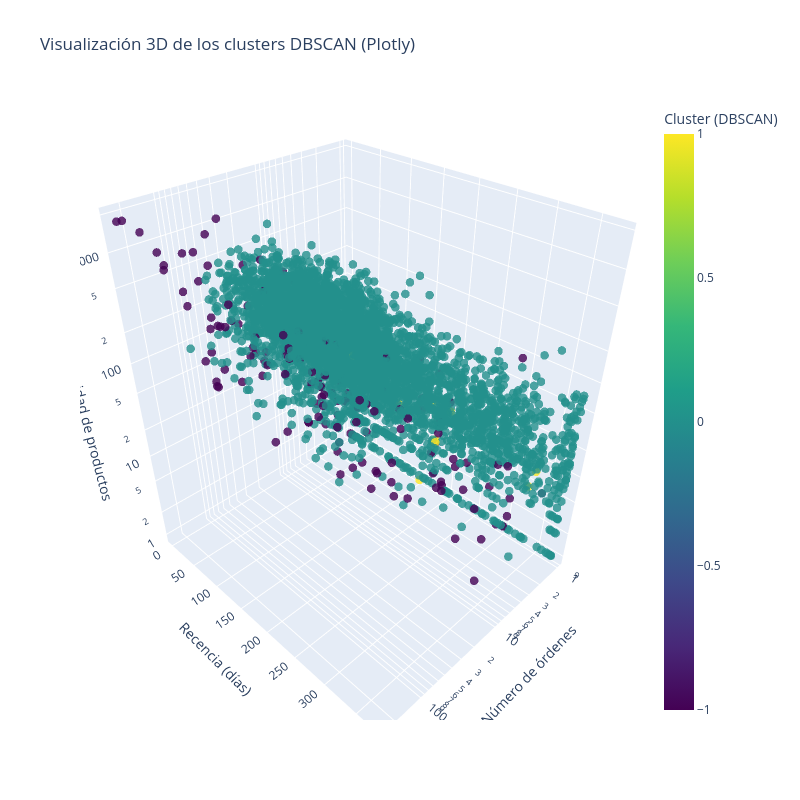

Notebook cell for this chart:
### Markdown cell above
Con eps=0.9, DBSCAN encuentra solo 2 clústeres reales (0 y 1) más el grupo de ruido (-1): 4,166 clientes en el clúster 0, 10 en el clúster 1, y 143 marcados como ruido/anomalías. Esto sugiere que el espacio RFM no tiene densidades bien separadas — es más un continuo que grupos discretos, lo cual es consistente con el silhouette score bajo que obtuvimos en el K-means.

### Code cell
import plotly.graph_objs as go

fig = go.Figure(data=[go.Scatter3d(
    x=rfm_perfil['Frequency'],
    y=rfm_perfil['Recency'],
    z=rfm_crudo.loc[rfm_normal['Cod_Cliente'], 'Diversidad_productos'].values,
    mode='markers',
    marker=dict(
        size=5,
        color=dbscan_labels,
        colorscale='Viridis',
        opacity=0.8,
        colorbar=dict(title='Cluster (DBSCAN)')
    ),
)])

fig.update_layout(
    title='Visualización 3D de los clusters DBSCAN (Plotly)',
    scene=dict(
        xaxis_title="Número de órdenes",
        yaxis_title="Recencia (días)",
        zaxis_title="Diversidad de productos"
    ),
    width=800, height=800,
)
fig.update_layout(scene=dict(xaxis_type='log', zaxis_type='log'))
fig.show()

### Figure 1 — Plotly figure (JSON) as saved in the notebook; plotly's stock layout.template omitted (floating-point values rounded to 4 significant figures; data arrays with more than 128 entries replaced by an {"elided": "..."} marker saying what was removed)
{"data": [{"marker": {"color": {"elided": "4319 int values"}, "colorbar": {"title": {"text": "Cluster (DBSCAN)"}}, "colorscale": [[0, "#440154"], [0.1111, "#482878"], [0.2222, "#3e4989"], [0.3333, "#31688e"], [0.4444, "#26828e"], [0.5556, "#1f9e89"], [0.6667, "#35b779"], [0.7778, "#6ece58"], [0.8889, "#b5de2b"], [1, "#fde725"]], "opacity": 0.8, "size": 5}, "mode": "markers", "type": "scatter3d", "x": {"elided": "4319 int values"}, "y": {"elided": "4319 int values"}, "z": {"elided": "4319 int values"}}], "layout": {"height": 800, "scene": {"xaxis": {"title": {"text": "Número de órdenes"}, "type": "log"}, "yaxis": {"title": {"text": "Recencia (días)"}}, "zaxis": {"title": {"text": "Diversidad de productos"}, "type": "log"}}, "title": {"text": "Visualización 3D de los clusters DBSCAN (Plotly)"}, "width": 800}}
